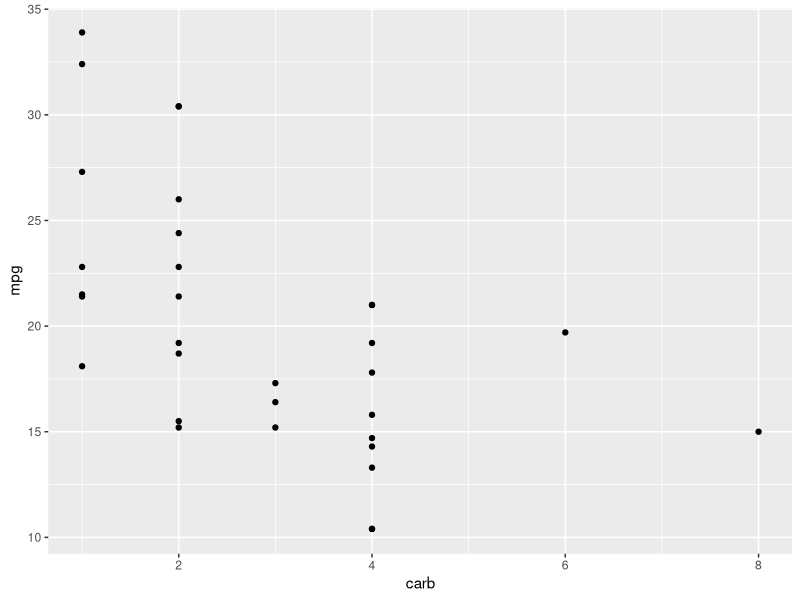

The R source for this figure:
## ---- chunk 1
library(dplyr)
library(tidyverse)
library(ggplot2)
library(RColorBrewer)
## ---- chunk 2
data("mtcars")
## ---- chunk 3
ggplot(mtcars, aes(x=carb, y=mpg))+
  geom_point()

